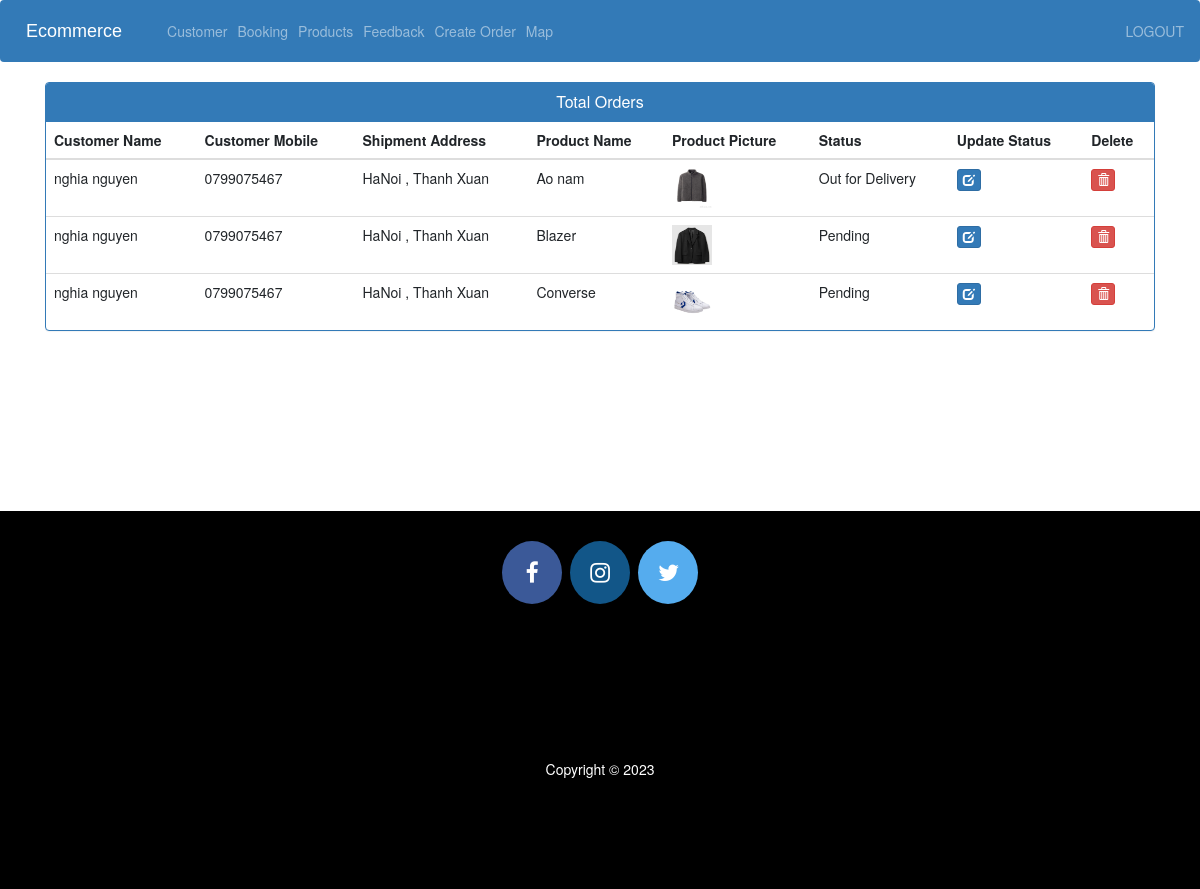
The page /admin-view-booking (signed in) on the database its author committed.
### ecom/models.py (models this page shows, shortened)
class Customer(models.Model):
    user=models.OneToOneField(User,on_delete=models.CASCADE)
    profile_pic= models.ImageField(upload_to='profile_pic/CustomerProfilePic/',null=True,blank=True)
    address = models.CharField(max_length=40)
    mobile = models.CharField(max_length=20,null=False)
    @property
    def get_name(self):
        return self.user.first_name+" "+self.user.last_name

class Orders(models.Model):
    STATUS =(
        ('Pending','Pending'),
        ('Order Confirmed','Order Confirmed'),
        ('Out for Delivery','Out for Delivery'),
        ('Delivered','Delivered'),
    )
    customer=models.ForeignKey('Customer', on_delete=models.CASCADE,null=True)
    product=models.ForeignKey('Product',on_delete=models.CASCADE,null=True)
    email = models.CharField(max_length=50,null=True)
    address = models.CharField(max_length=500,null=True)
    mobile = models.CharField(max_length=20,null=True)
    order_date= models.DateField(auto_now_add=True,null=True)
    status=models.CharField(max_length=50,null=True,choices=STATUS)

class Product(models.Model):
    name=models.CharField(max_length=40)
    product_image= models.ImageField(upload_to='product_image/',null=True,blank=True)
    price = models.PositiveIntegerField()
    description=models.CharField(max_length=40)

### ecom/views.py (the view)
# urls.py: path('admin-view-booking', views.admin_view_booking_view,name='admin-view-booking'),
@login_required(login_url='adminlogin')
def admin_view_booking_view(request):
    orders=models.Orders.objects.all()
    ordered_products=[]
    ordered_bys=[]
    for order in orders:
        ordered_product=models.Product.objects.all().filter(id=order.product.id)
        ordered_by=models.Customer.objects.all().filter(id = order.customer.id)
        ordered_products.append(ordered_product)
        ordered_bys.append(ordered_by)
    return render(request,'ecom/admin/admin-booking/admin_view_booking.html',{'data':zip(ordered_products,ordered_bys,orders)})

### templates/ecom/admin/admin-booking/admin_view_booking.html (shortened to what this page needs)
{% extends 'ecom/admin/admin_base.html' %}
{% load static %}
{% block content %}
<head>
  <link href="//netdna.bootstrapcdn.com/bootstrap/3.0.0/css/bootstrap.min.css" rel="stylesheet" id="bootstrap-css">
</head>
<div class="container">
  <div class="panel panel-primary">
    <div class="panel-heading">
      <h6 class="panel-title">Total Orders</h6>
    </div>
    <table class="table table-hover" id="dev-table">
      <thead>
        <tr>
          <th>Customer Name</th>
          <th>Customer Mobile</th>
          <th>Shipment Address</th>
          <th>Product Name</th>
          <th>Product Picture</th>
          <th>Status</th>
          <th>Update Status</th>
          <th>Delete</th>
        </tr>
      </thead>
      {% for product,customer,order in data %}
      <tr>
        {% for c in customer %}
        <td> {{c.get_name}}</td>
        <td>{{c.mobile}}</td>
        <td>{{order.address}}</td>
        {% endfor %}
        {% for p in product %}
        <td> {{p.name}}</td>
        <td> <img src="{% static p.product_image.url %}" alt="Profile Pic" height="40px" width="40px" /></td>
        <td>{{order.status}}</td>
        <td><a class="btn btn-primary btn-xs" href="{% url 'update-order' order.id  %}"><span class="glyphicon glyphicon-edit"></span></a></td>
        <td><a class="btn btn-danger btn-xs" href="{% url 'delete-order' order.id  %}"><span class="glyphicon glyphicon-trash"></span></a></td>
        {% endfor %}
      </tr>
      {% endfor %}
    </table>
  </div>
</div>
{% endblock content %}

### templates/ecom/admin/admin-booking/admin_view_booking.html (style rules this page uses)
a:link { text-decoration: none; }
h6 { text-align: center; }

### rows shown on the page
Orders: address "HaNoi , Thanh Xuan", status "Out for Delivery"
Customer: get_name "nghia nguyen", mobile "0799075467"
Product: name "Ao nam", product_image (picture)
Orders: address "HaNoi , Thanh Xuan", status "Pending"
Product: name "Blazer", product_image (picture)
Orders: address "HaNoi , Thanh Xuan", status "Pending"
Product: name "Converse", product_image (picture)
